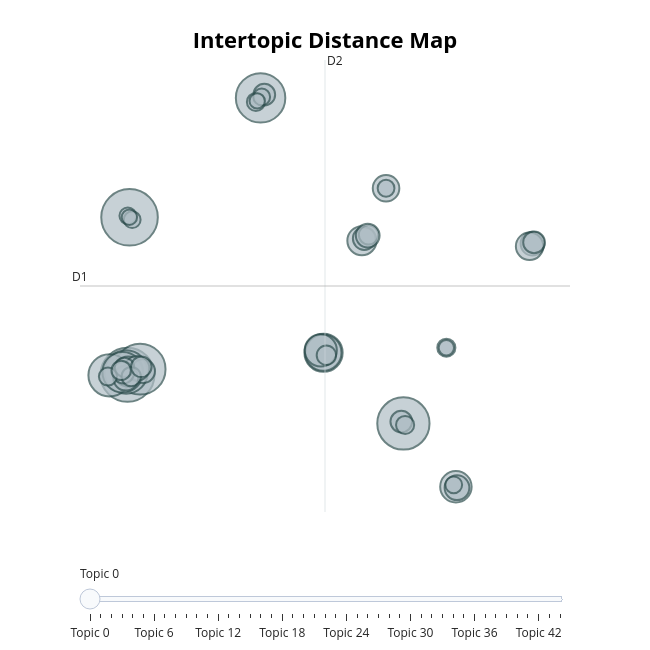

This figure's notebook cell:
### Code cell
topic_model.visualize_topics()

### Figure 1 — Plotly figure (JSON) as saved in the notebook; plotly's stock layout.template omitted (floating-point values rounded to 4 significant figures; data arrays with more than 128 entries replaced by an {"elided": "..."} marker saying what was removed)
{"data": [{"customdata": {"elided": "45x3 mixed values"}, "hovertemplate": "<b>Topic %{customdata[0]}</b><br>%{customdata[1]}<br>Size: %{customdata[2]}", "legendgroup": "", "marker": {"color": "#B0BEC5", "line": {"color": "DarkSlateGrey", "width": 2}, "size": [62, 68, 55, 58, 52, 40, 38, 35, 31, 28, 22, 21, 15, 18, 19, 12, 16, 12, 13, 10, 11, 10, 13, 13, 10, 8, 10, 8, 8, 6, 12, 8, 7, 7, 6, 5, 8, 9, 6, 6, 6, 7, 7, 5, 5], "sizemode": "area", "sizeref": 0.0425, "symbol": "circle"}, "mode": "markers", "name": "", "orientation": "v", "showlegend": false, "type": "scatter", "x": [-12.4, -12.24, -11.46, 8.113, -2.502, -12.49, -13.73, -12.75, 2.177, 2.163, 1.971, 12.02, 6.823, 5.029, -12.35, 17.71, 17.49, -11.23, 12.1, -2.227, 5.204, 17.82, -11.69, -12.52, -12.7, 5.522, 7.957, -12.62, -12.12, 6.823, 5.461, 2.389, -13.85, -2.847, -2.42, -2.756, -12.86, -11.37, 11.85, -12.37, -12.04, 8.24, 11.31, 11.3, -12.25], "xaxis": "x", "y": [-4.153, 9.13, -3.681, -8.264, 19.21, -3.925, -4.203, -3.942, -2.299, -2.287, -2.093, -13.6, 11.59, 7.159, -3.886, 6.903, 6.685, -3.848, -13.68, 19.48, 7.335, 7.016, -3.608, -4.444, -3.968, 7.652, -8.108, -3.53, -4.316, 11.58, 7.591, -2.509, -4.305, 18.87, 19.29, 18.96, -3.785, -3.484, -13.44, 9.256, 8.932, -8.391, -1.874, -1.878, 9.139], "yaxis": "y"}], "layout": {"annotations": [{"showarrow": false, "text": "D1", "x": -15.92, "y": 3.336, "yshift": 10}, {"showarrow": false, "text": "D2", "x": 2.286, "xshift": 10, "y": 22.41}], "height": 650, "hoverlabel": {"bgcolor": "white", "font": {"family": "Rockwell", "size": 16}}, "legend": {"itemsizing": "constant", "tracegroupgap": 0}, "margin": {"t": 60}, "shapes": [{"line": {"color": "#CFD8DC", "width": 2}, "type": "line", "x0": 2.286, "x1": 2.286, "y0": -15.74, "y1": 22.41}, {"line": {"color": "#9E9E9E", "width": 2}, "type": "line", "x0": -15.92, "x1": 20.5, "y0": 3.336, "y1": 3.336}], "sliders": [{"active": 0, "pad": {"t": 50}, "steps": [{"args": [{"marker.color": [["red", "#B0BEC5", "#B0BEC5", "#B0BEC5", "#B0BEC5", "#B0BEC5", "#B0BEC5", "#B0BEC5", "#B0BEC5", "#B0BEC5", "#B0BEC5", "#B0BEC5", "#B0BEC5", "#B0BEC5", "#B0BEC5", "#B0BEC5", "#B0BEC5", "#B0BEC5", "#B0BEC5", "#B0BEC5", "#B0BEC5", "#B0BEC5", "#B0BEC5", "#B0BEC5", "#B0BEC5", "#B0BEC5", "#B0BEC5", "#B0BEC5", "#B0BEC5", "#B0BEC5", "#B0BEC5", "#B0BEC5", "#B0BEC5", "#B0BEC5", "#B0BEC5", "#B0BEC5", "#B0BEC5", "#B0BEC5", "#B0BEC5", "#B0BEC5", "#B0BEC5", "#B0BEC5", "#B0BEC5", "#B0BEC5", "#B0BEC5"]]}], "label": "Topic 0", "method": "update"}, {"args": [{"marker.color": [["#B0BEC5", "red", "#B0BEC5", "#B0BEC5", "#B0BEC5", "#B0BEC5", "#B0BEC5", "#B0BEC5", "#B0BEC5", "#B0BEC5", "#B0BEC5", "#B0BEC5", "#B0BEC5", "#B0BEC5", "#B0BEC5", "#B0BEC5", "#B0BEC5", "#B0BEC5", "#B0BEC5", "#B0BEC5", "#B0BEC5", "#B0BEC5", "#B0BEC5", "#B0BEC5", "#B0BEC5", "#B0BEC5", "#B0BEC5", "#B0BEC5", "#B0BEC5", "#B0BEC5", "#B0BEC5", "#B0BEC5", "#B0BEC5", "#B0BEC5", "#B0BEC5", "#B0BEC5", "#B0BEC5", "#B0BEC5", "#B0BEC5", "#B0BEC5", "#B0BEC5", "#B0BEC5", "#B0BEC5", "#B0BEC5", "#B0BEC5"]]}], "label": "Topic 1", "method": "update"}, {"args": [{"marker.color": [["#B0BEC5", "#B0BEC5", "red", "#B0BEC5", "#B0BEC5", "#B0BEC5", "#B0BEC5", "#B0BEC5", "#B0BEC5", "#B0BEC5", "#B0BEC5", "#B0BEC5", "#B0BEC5", "#B0BEC5", "#B0BEC5", "#B0BEC5", "#B0BEC5", "#B0BEC5", "#B0BEC5", "#B0BEC5", "#B0BEC5", "#B0BEC5", "#B0BEC5", "#B0BEC5", "#B0BEC5", "#B0BEC5", "#B0BEC5", "#B0BEC5", "#B0BEC5", "#B0BEC5", "#B0BEC5", "#B0BEC5", "#B0BEC5", "#B0BEC5", "#B0BEC5", "#B0BEC5", "#B0BEC5", "#B0BEC5", "#B0BEC5", "#B0BEC5", "#B0BEC5", "#B0BEC5", "#B0BEC5", "#B0BEC5", "#B0BEC5"]]}], "label": "Topic 2", "method": "update"}, {"args": [{"marker.color": [["#B0BEC5", "#B0BEC5", "#B0BEC5", "red", "#B0BEC5", "#B0BEC5", "#B0BEC5", "#B0BEC5", "#B0BEC5", "#B0BEC5", "#B0BEC5", "#B0BEC5", "#B0BEC5", "#B0BEC5", "#B0BEC5", "#B0BEC5", "#B0BEC5", "#B0BEC5", "#B0BEC5", "#B0BEC5", "#B0BEC5", "#B0BEC5", "#B0BEC5", "#B0BEC5", "#B0BEC5", "#B0BEC5", "#B0BEC5", "#B0BEC5", "#B0BEC5", "#B0BEC5", "#B0BEC5", "#B0BEC5", "#B0BEC5", "#B0BEC5", "#B0BEC5", "#B0BEC5", "#B0BEC5", "#B0BEC5", "#B0BEC5", "#B0BEC5", "#B0BEC5", "#B0BEC5", "#B0BEC5", "#B0BEC5", "#B0BEC5"]]}], "label": "Topic 3", "method": "update"}, {"args": [{"marker.color": [["#B0BEC5", "#B0BEC5", "#B0BEC5", "#B0BEC5", "red", "#B0BEC5", "#B0BEC5", "#B0BEC5", "#B0BEC5", "#B0BEC5", "#B0BEC5", "#B0BEC5", "#B0BEC5", "#B0BEC5", "#B0BEC5", "#B0BEC5", "#B0BEC5", "#B0BEC5", "#B0BEC5", "#B0BEC5", "#B0BEC5", "#B0BEC5", "#B0BEC5", "#B0BEC5", "#B0BEC5", "#B0BEC5", "#B0BEC5", "#B0BEC5", "#B0BEC5", "#B0BEC5", "#B0BEC5", "#B0BEC5", "#B0BEC5", "#B0BEC5", "#B0BEC5", "#B0BEC5", "#B0BEC5", "#B0BEC5", "#B0BEC5", "#B0BEC5", "#B0BEC5", "#B0BEC5", "#B0BEC5", "#B0BEC5", "#B0BEC5"]]}], "label": "Topic 4", "method": "update"}, {"args": [{"marker.color": [["#B0BEC5", "#B0BEC5", "#B0BEC5", "#B0BEC5", "#B0BEC5", "red", "#B0BEC5", "#B0BEC5", "#B0BEC5", "#B0BEC5", "#B0BEC5", "#B0BEC5", "#B0BEC5", "#B0BEC5", "#B0BEC5", "#B0BEC5", "#B0BEC5", "#B0BEC5", "#B0BEC5", "#B0BEC5", "#B0BEC5", "#B0BEC5", "#B0BEC5", "#B0BEC5", "#B0BEC5", "#B0BEC5", "#B0BEC5", "#B0BEC5", "#B0BEC5", "#B0BEC5", "#B0BEC5", "#B0BEC5", "#B0BEC5", "#B0BEC5", "#B0BEC5", "#B0BEC5", "#B0BEC5", "#B0BEC5", "#B0BEC5", "#B0BEC5", "#B0BEC5", "#B0BEC5", "#B0BEC5", "#B0BEC5", "#B0BEC5"]]}], "label": "Topic 5", "method": "update"}, {"args": [{"marker.color": [["#B0BEC5", "#B0BEC5", "#B0BEC5", "#B0BEC5", "#B0BEC5", "#B0BEC5", "red", "#B0BEC5", "#B0BEC5", "#B0BEC5", "#B0BEC5", "#B0BEC5", "#B0BEC5", "#B0BEC5", "#B0BEC5", "#B0BEC5", "#B0BEC5", "#B0BEC5", "#B0BEC5", "#B0BEC5", "#B0BEC5", "#B0BEC5", "#B0BEC5", "#B0BEC5", "#B0BEC5", "#B0BEC5", "#B0BEC5", "#B0BEC5", "#B0BEC5", "#B0BEC5", "#B0BEC5", "#B0BEC5", "#B0BEC5", "#B0BEC5", "#B0BEC5", "#B0BEC5", "#B0BEC5", "#B0BEC5", "#B0BEC5", "#B0BEC5", "#B0BEC5", "#B0BEC5", "#B0BEC5", "#B0BEC5", "#B0BEC5"]]}], "label": "Topic 6", "method": "update"}, {"args": [{"marker.color": [["#B0BEC5", "#B0BEC5", "#B0BEC5", "#B0BEC5", "#B0BEC5", "#B0BEC5", "#B0BEC5", "red", "#B0BEC5", "#B0BEC5", "#B0BEC5", "#B0BEC5", "#B0BEC5", "#B0BEC5", "#B0BEC5", "#B0BEC5", "#B0BEC5", "#B0BEC5", "#B0BEC5", "#B0BEC5", "#B0BEC5", "#B0BEC5", "#B0BEC5", "#B0BEC5", "#B0BEC5", "#B0BEC5", "#B0BEC5", "#B0BEC5", "#B0BEC5", "#B0BEC5", "#B0BEC5", "#B0BEC5", "#B0BEC5", "#B0BEC5", "#B0BEC5", "#B0BEC5", "#B0BEC5", "#B0BEC5", "#B0BEC5", "#B0BEC5", "#B0BEC5", "#B0BEC5", "#B0BEC5", "#B0BEC5", "#B0BEC5"]]}], "label": "Topic 7", "method": "update"}, {"args": [{"marker.color": [["#B0BEC5", "#B0BEC5", "#B0BEC5", "#B0BEC5", "#B0BEC5", "#B0BEC5", "#B0BEC5", "#B0BEC5", "red", "#B0BEC5", "#B0BEC5", "#B0BEC5", "#B0BEC5", "#B0BEC5", "#B0BEC5", "#B0BEC5", "#B0BEC5", "#B0BEC5", "#B0BEC5", "#B0BEC5", "#B0BEC5", "#B0BEC5", "#B0BEC5", "#B0BEC5", "#B0BEC5", "#B0BEC5", "#B0BEC5", "#B0BEC5", "#B0BEC5", "#B0BEC5", "#B0BEC5", "#B0BEC5", "#B0BEC5", "#B0BEC5", "#B0BEC5", "#B0BEC5", "#B0BEC5", "#B0BEC5", "#B0BEC5", "#B0BEC5", "#B0BEC5", "#B0BEC5", "#B0BEC5", "#B0BEC5", "#B0BEC5"]]}], "label": "Topic 8", "method": "update"}, {"args": [{"marker.color": [["#B0BEC5", "#B0BEC5", "#B0BEC5", "#B0BEC5", "#B0BEC5", "#B0BEC5", "#B0BEC5", "#B0BEC5", "#B0BEC5", "red", "#B0BEC5", "#B0BEC5", "#B0BEC5", "#B0BEC5", "#B0BEC5", "#B0BEC5", "#B0BEC5", "#B0BEC5", "#B0BEC5", "#B0BEC5", "#B0BEC5", "#B0BEC5", "#B0BEC5", "#B0BEC5", "#B0BEC5", "#B0BEC5", "#B0BEC5", "#B0BEC5", "#B0BEC5", "#B0BEC5", "#B0BEC5", "#B0BEC5", "#B0BEC5", "#B0BEC5", "#B0BEC5", "#B0BEC5", "#B0BEC5", "#B0BEC5", "#B0BEC5", "#B0BEC5", "#B0BEC5", "#B0BEC5", "#B0BEC5", "#B0BEC5", "#B0BEC5"]]}], "label": "Topic 9", "method": "update"}, {"args": [{"marker.color": [["#B0BEC5", "#B0BEC5", "#B0BEC5", "#B0BEC5", "#B0BEC5", "#B0BEC5", "#B0BEC5", "#B0BEC5", "#B0BEC5", "#B0BEC5", "red", "#B0BEC5", "#B0BEC5", "#B0BEC5", "#B0BEC5", "#B0BEC5", "#B0BEC5", "#B0BEC5", "#B0BEC5", "#B0BEC5", "#B0BEC5", "#B0BEC5", "#B0BEC5", "#B0BEC5", "#B0BEC5", "#B0BEC5", "#B0BEC5", "#B0BEC5", "#B0BEC5", "#B0BEC5", "#B0BEC5", "#B0BEC5", "#B0BEC5", "#B0BEC5", "#B0BEC5", "#B0BEC5", "#B0BEC5", "#B0BEC5", "#B0BEC5", "#B0BEC5", "#B0BEC5", "#B0BEC5", "#B0BEC5", "#B0BEC5", "#B0BEC5"]]}], "label": "Topic 10", "method": "update"}, {"args": [{"marker.color": [["#B0BEC5", "#B0BEC5", "#B0BEC5", "#B0BEC5", "#B0BEC5", "#B0BEC5", "#B0BEC5", "#B0BEC5", "#B0BEC5", "#B0BEC5", "#B0BEC5", "red", "#B0BEC5", "#B0BEC5", "#B0BEC5", "#B0BEC5", "#B0BEC5", "#B0BEC5", "#B0BEC5", "#B0BEC5", "#B0BEC5", "#B0BEC5", "#B0BEC5", "#B0BEC5", "#B0BEC5", "#B0BEC5", "#B0BEC5", "#B0BEC5", "#B0BEC5", "#B0BEC5", "#B0BEC5", "#B0BEC5", "#B0BEC5", "#B0BEC5", "#B0BEC5", "#B0BEC5", "#B0BEC5", "#B0BEC5", "#B0BEC5", "#B0BEC5", "#B0BEC5", "#B0BEC5", "#B0BEC5", "#B0BEC5", "#B0BEC5"]]}], "label": "Topic 11", "method": "update"}, {"args": [{"marker.color": [["#B0BEC5", "#B0BEC5", "#B0BEC5", "#B0BEC5", "#B0BEC5", "#B0BEC5", "#B0BEC5", "#B0BEC5", "#B0BEC5", "#B0BEC5", "#B0BEC5", "#B0BEC5", "red", "#B0BEC5", "#B0BEC5", "#B0BEC5", "#B0BEC5", "#B0BEC5", "#B0BEC5", "#B0BEC5", "#B0BEC5", "#B0BEC5", "#B0BEC5", "#B0BEC5", "#B0BEC5", "#B0BEC5", "#B0BEC5", "#B0BEC5", "#B0BEC5", "#B0BEC5", "#B0BEC5", "#B0BEC5", "#B0BEC5", "#B0BEC5", "#B0BEC5", "#B0BEC5", "#B0BEC5", "#B0BEC5", "#B0BEC5", "#B0BEC5", "#B0BEC5", "#B0BEC5", "#B0BEC5", "#B0BEC5", "#B0BEC5"]]}], "label": "Topic 12", "method": "update"}, {"args": [{"marker.color": [["#B0BEC5", "#B0BEC5", "#B0BEC5", "#B0BEC5", "#B0BEC5", "#B0BEC5", "#B0BEC5", "#B0BEC5", "#B0BEC5", "#B0BEC5", "#B0BEC5", "#B0BEC5", "#B0BEC5", "red", "#B0BEC5", "#B0BEC5", "#B0BEC5", "#B0BEC5", "#B0BEC5", "#B0BEC5", "#B0BEC5", "#B0BEC5", "#B0BEC5", "#B0BEC5", "#B0BEC5", "#B0BEC5", "#B0BEC5", "#B0BEC5", "#B0BEC5", "#B0BEC5", "#B0BEC5", "#B0BEC5", "#B0BEC5", "#B0BEC5", "#B0BEC5", "#B0BEC5", "#B0BEC5", "#B0BEC5", "#B0BEC5", "#B0BEC5", "#B0BEC5", "#B0BEC5", "#B0BEC5", "#B0BEC5", "#B0BEC5"]]}], "label": "Topic 13", "method": "update"}, {"args": [{"marker.color": [["#B0BEC5", "#B0BEC5", "#B0BEC5", "#B0BEC5", "#B0BEC5", "#B0BEC5", "#B0BEC5", "#B0BEC5", "#B0BEC5", "#B0BEC5", "#B0BEC5", "#B0BEC5", "#B0BEC5", "#B0BEC5", "red", "#B0BEC5", "#B0BEC5", "#B0BEC5", "#B0BEC5", "#B0BEC5", "#B0BEC5", "#B0BEC5", "#B0BEC5", "#B0BEC5", "#B0BEC5", "#B0BEC5", "#B0BEC5", "#B0BEC5", "#B0BEC5", "#B0BEC5", "#B0BEC5", "#B0BEC5", "#B0BEC5", "#B0BEC5", "#B0BEC5", "#B0BEC5", "#B0BEC5", "#B0BEC5", "#B0BEC5", "#B0BEC5", "#B0BEC5", "#B0BEC5", "#B0BEC5", "#B0BEC5", "#B0BEC5"]]}], "label": "Topic 14", "method": "update"}, {"args": [{"marker.color": [["#B0BEC5", "#B0BEC5", "#B0BEC5", "#B0BEC5", "#B0BEC5", "#B0BEC5", "#B0BEC5", "#B0BEC5", "#B0BEC5", "#B0BEC5", "#B0BEC5", "#B0BEC5", "#B0BEC5", "#B0BEC5", "#B0BEC5", "red", "#B0BEC5", "#B0BEC5", "#B0BEC5", "#B0BEC5", "#B0BEC5", "#B0BEC5", "#B0BEC5", "#B0BEC5", "#B0BEC5", "#B0BEC5", "#B0BEC5", "#B0BEC5", "#B0BEC5", "#B0BEC5", "#B0BEC5", "#B0BEC5", "#B0BEC5", "#B0BEC5", "#B0BEC5", "#B0BEC5", "#B0BEC5", "#B0BEC5", "#B0BEC5", "#B0BEC5", "#B0BEC5", "#B0BEC5", "#B0BEC5", "#B0BEC5", "#B0BEC5"]]}], "label": "Topic 15", "method": "update"}, {"args": [{"marker.color": [["#B0BEC5", "#B0BEC5", "#B0BEC5", "#B0BEC5", "#B0BEC5", "#B0BEC5", "#B0BEC5", "#B0BEC5", "#B0BEC5", "#B0BEC5", "#B0BEC5", "#B0BEC5", "#B0BEC5", "#B0BEC5", "#B0BEC5", "#B0BEC5", "red", "#B0BEC5", "#B0BEC5", "#B0BEC5", "#B0BEC5", "#B0BEC5", "#B0BEC5", "#B0BEC5", "#B0BEC5", "#B0BEC5", "#B0BEC5", "#B0BEC5", "#B0BEC5", "#B0BEC5", "#B0BEC5", "#B0BEC5", "#B0BEC5", "#B0BEC5", "#B0BEC5", "#B0BEC5", "#B0BEC5", "#B0BEC5", "#B0BEC5", "#B0BEC5", "#B0BEC5", "#B0BEC5", "#B0BEC5", "#B0BEC5", "#B0BEC5"]]}], "label": "Topic 16", "method": "update"}, {"args": [{"marker.color": [["#B0BEC5", "#B0BEC5", "#B0BEC5", "#B0BEC5", "#B0BEC5", "#B0BEC5", "#B0BEC5", "#B0BEC5", "#B0BEC5", "#B0BEC5", "#B0BEC5", "#B0BEC5", "#B0BEC5", "#B0BEC5", "#B0BEC5", "#B0BEC5", "#B0BEC5", "red", "#B0BEC5", "#B0BEC5", "#B0BEC5", "#B0BEC5", "#B0BEC5", "#B0BEC5", "#B0BEC5", "#B0BEC5", "#B0BEC5", "#B0BEC5", "#B0BEC5", "#B0BEC5", "#B0BEC5", "#B0BEC5", "#B0BEC5", "#B0BEC5", "#B0BEC5", "#B0BEC5", "#B0BEC5", "#B0BEC5", "#B0BEC5", "#B0BEC5", "#B0BEC5", "#B0BEC5", "#B0BEC5", "#B0BEC5", "#B0BEC5"]]}], "label": "Topic 17", "method": "update"}, {"args": [{"marker.color": [["#B0BEC5", "#B0BEC5", "#B0BEC5", "#B0BEC5", "#B0BEC5", "#B0BEC5", "#B0BEC5", "#B0BEC5", "#B0BEC5", "#B0BEC5", "#B0BEC5", "#B0BEC5", "#B0BEC5", "#B0BEC5", "#B0BEC5", "#B0BEC5", "#B0BEC5", "#B0BEC5", "red", "#B0BEC5", "#B0BEC5", "#B0BEC5", "#B0BEC5", "#B0BEC5", "#B0BEC5", "#B0BEC5", "#B0BEC5", "#B0BEC5", "#B0BEC5", "#B0BEC5", "#B0BEC5", "#B0BEC5", "#B0BEC5", "#B0BEC5", "#B0BEC5", "#B0BEC5", "#B0BEC5", "#B0BEC5", "#B0BEC5", "#B0BEC5", "#B0BEC5", "#B0BEC5", "#B0BEC5", "#B0BEC5", "#B0BEC5"]]}], "label": "Topic 18", "method": "update"}, {"args": [{"marker.color": [["#B0BEC5", "#B0BEC5", "#B0BEC5", "#B0BEC5", "#B0BEC5", "#B0BEC5", "#B0BEC5", "#B0BEC5", "#B0BEC5", "#B0BEC5", "#B0BEC5", "#B0BEC5", "#B0BEC5", "#B0BEC5", "#B0BEC5", "#B0BEC5", "#B0BEC5", "#B0BEC5", "#B0BEC5", "red", "#B0BEC5", "#B0BEC5", "#B0BEC5", "#B0BEC5", "#B0BEC5", "#B0BEC5", "#B0BEC5", "#B0BEC5", "#B0BEC5", "#B0BEC5", "#B0BEC5", "#B0BEC5", "#B0BEC5", "#B0BEC5", "#B0BEC5", "#B0BEC5", "#B0BEC5", "#B0BEC5", "#B0BEC5", "#B0BEC5", "#B0BEC5", "#B0BEC5", "#B0BEC5", "#B0BEC5", "#B0BEC5"]]}], "label": "Topic 19", "method": "update"}, {"args": [{"marker.color": [["#B0BEC5", "#B0BEC5", "#B0BEC5", "#B0BEC5", "#B0BEC5", "#B0BEC5", "#B0BEC5", "#B0BEC5", "#B0BEC5", "#B0BEC5", "#B0BEC5", "#B0BEC5", "#B0BEC5", "#B0BEC5", "#B0BEC5", "#B0BEC5", "#B0BEC5", "#B0BEC5", "#B0BEC5", "#B0BEC5", "red", "#B0BEC5", "#B0BEC5", "#B0BEC5", "#B0BEC5", "#B0BEC5", "#B0BEC5", "#B0BEC5", "#B0BEC5", "#B0BEC5", "#B0BEC5", "#B0BEC5", "#B0BEC5", "#B0BEC5", "#B0BEC5", "#B0BEC5", "#B0BEC5", "#B0BEC5", "#B0BEC5", "#B0BEC5", "#B0BEC5", "#B0BEC5", "#B0BEC5", "#B0BEC5", "#B0BEC5"]]}], "label": "Topic 20", "method": "update"}, {"args": [{"marker.color": [["#B0BEC5", "#B0BEC5", "#B0BEC5", "#B0BEC5", "#B0BEC5", "#B0BEC5", "#B0BEC5", "#B0BEC5", "#B0BEC5", "#B0BEC5", "#B0BEC5", "#B0BEC5", "#B0BEC5", "#B0BEC5", "#B0BEC5", "#B0BEC5", "#B0BEC5", "#B0BEC5", "#B0BEC5", "#B0BEC5", "#B0BEC5", "red", "#B0BEC5", "#B0BEC5", "#B0BEC5", "#B0BEC5", "#B0BEC5", "#B0BEC5", "#B0BEC5", "#B0BEC5", "#B0BEC5", "#B0BEC5", "#B0BEC5", "#B0BEC5", "#B0BEC5", "#B0BEC5", "#B0BEC5", "#B0BEC5", "#B0BEC5", "#B0BEC5", "#B0BEC5", "#B0BEC5", "#B0BEC5", "#B0BEC5", "#B0BEC5"]]}], "label": "Topic 21", "method": "update"}, {"args": [{"marker.color": [["#B0BEC5", "#B0BEC5", "#B0BEC5", "#B0BEC5", "#B0BEC5", "#B0BEC5", "#B0BEC5", "#B0BEC5", "#B0BEC5", "#B0BEC5", "#B0BEC5", "#B0BEC5", "#B0BEC5", "#B0BEC5", "#B0BEC5", "#B0BEC5", "#B0BEC5", "#B0BEC5", "#B0BEC5", "#B0BEC5", "#B0BEC5", "#B0BEC5", "red", "#B0BEC5", "#B0BEC5", "#B0BEC5", "#B0BEC5", "#B0BEC5", "#B0BEC5", "#B0BEC5", "#B0BEC5", "#B0BEC5", "#B0BEC5", "#B0BEC5", "#B0BEC5", "#B0BEC5", "#B0BEC5", "#B0BEC5", "#B0BEC5", "#B0BEC5", "#B0BEC5", "#B0BEC5", "#B0BEC5", "#B0BEC5", "#B0BEC5"]]}], "label": "Topic 22", "method": "update"}, {"args": [{"marker.color": [["#B0BEC5", "#B0BEC5", "#B0BEC5", "#B0BEC5", "#B0BEC5", "#B0BEC5", "#B0BEC5", "#B0BEC5", "#B0BEC5", "#B0BEC5", "#B0BEC5", "#B0BEC5", "#B0BEC5", "#B0BEC5", "#B0BEC5", "#B0BEC5", "#B0BEC5", "#B0BEC5", "#B0BEC5", "#B0BEC5", "#B0BEC5", "#B0BEC5", "#B0BEC5", "red", "#B0BEC5", "#B0BEC5", "#B0BEC5", "#B0BEC5", "#B0BEC5", "#B0BEC5", "#B0BEC5", "#B0BEC5", "#B0BEC5", "#B0BEC5", "#B0BEC5", "#B0BEC5", "#B0BEC5", "#B0BEC5", "#B0BEC5", "#B0BEC5", "#B0BEC5", "#B0BEC5", "#B0BEC5", "#B0BEC5", "#B0BEC5"]]}], "label": "Topic 23", "method": "update"}, {"args": [{"marker.color": [["#B0BEC5", "#B0BEC5", "#B0BEC5", "#B0BEC5", "#B0BEC5", "#B0BEC5", "#B0BEC5", "#B0BEC5", "#B0BEC5", "#B0BEC5", "#B0BEC5", "#B0BEC5", "#B0BEC5", "#B0BEC5", "#B0BEC5", "#B0BEC5", "#B0BEC5", "#B0BEC5", "#B0BEC5", "#B0BEC5", "#B0BEC5", "#B0BEC5", "#B0BEC5", "#B0BEC5", "red", "#B0BEC5", "#B0BEC5", "#B0BEC5", "#B0BEC5", "#B0BEC5", "#B0BEC5", "#B0BEC5", "#B0BEC5", "#B0BEC5", "#B0BEC5", "#B0BEC5", "#B0BEC5", "#B0BEC5", "#B0BEC5", "#B0BEC5", "#B0BEC5", "#B0BEC5", "#B0BEC5", "#B0BEC5", "#B0BEC5"]]}], "label": "Topic 24", "method": "update"}, {"args": [{"marker.color": [["#B0BEC5", "#B0BEC5", "#B0BEC5", "#B0BEC5", "#B0BEC5", "#B0BEC5", "#B0BEC5", "#B0BEC5", "#B0BEC5", "#B0BEC5", "#B0BEC5", "#B0BEC5", "#B0BEC5", "#B0BEC5", "#B0BEC5", "#B0BEC5", "#B0BEC5", "#B0BEC5", "#B0BEC5", "#B0BEC5", "#B0BEC5", "#B0BEC5", "#B0BEC5", "#B0BEC5", "#B0BEC5", "red", "#B0BEC5", "#B0BEC5", "#B0BEC5", "#B0BEC5", "#B0BEC5", "#B0BEC5", "#B0BEC5", "#B0BEC5", "#B0BEC5", "#B0BEC5", "#B0BEC5", "#B0BEC5", "#B0BEC5", "#B0BEC5", "#B0BEC5", "#B0BEC5", "#B0BEC5", "#B0BEC5", "#B0BEC5"]]}], "label": "Topic 25", "method": "update"}, {"args": [{"marker.color": [["#B0BEC5", "#B0BEC5", "#B0BEC5", "#B0BEC5", "#B0BEC5", "#B0BEC5", "#B0BEC5", "#B0BEC5", "#B0BEC5", "#B0BEC5", "#B0BEC5", "#B0BEC5", "#B0BEC5", "#B0BEC5", "#B0BEC5", "#B0BEC5", "#B0BEC5", "#B0BEC5", "#B0BEC5", "#B0BEC5", "#B0BEC5", "#B0BEC5", "#B0BEC5", "#B0BEC5", "#B0BEC5", "#B0BEC5", "red", "#B0BEC5", "#B0BEC5", "#B0BEC5", "#B0BEC5", "#B0BEC5", "#B0BEC5", "#B0BEC5", "#B0BEC5", "#B0BEC5", "#B0BEC5", "#B0BEC5", "#B0BEC5", "#B0BEC5", "#B0BEC5", "#B0BEC5", "#B0BEC5", "#B0BEC5", "#B0BEC5"]]}], "label": "Topic 26", "method": "update"}, {"args": [{"marker.color": [["#B0BEC5", "#B0BEC5", "#B0BEC5", "#B0BEC5", "#B0BEC5", "#B0BEC5", "#B0BEC5", "#B0BEC5", "#B0BEC5", "#B0BEC5", "#B0BEC5", "#B0BEC5", "#B0BEC5", "#B0BEC5", "#B0BEC5", "#B0BEC5", "#B0BEC5", "#B0BEC5", "#B0BEC5", "#B0BEC5", "#B0BEC5", "#B0BEC5", "#B0BEC5", "#B0BEC5", "#B0BEC5", "#B0BEC5", "#B0BEC5", "red", "#B0BEC5", "#B0BEC5", "#B0BEC5", "#B0BEC5", "#B0BEC5", "#B0BEC5", "#B0BEC5", "#B0BEC5", "#B0BEC5", "#B0BEC5", "#B0BEC5", "#B0BEC5", "#B0BEC5", "#B0BEC5", "#B0BEC5", "#B0BEC5", "#B0BEC5"]]}], "label": "Topic 27", "method": "update"}, {"args": [{"marker.color": [["#B0BEC5", "#B0BEC5", "#B0BEC5", "#B0BEC5", "#B0BEC5", "#B0BEC5", "#B0BEC5", "#B0BEC5", "#B0BEC5", "#B0BEC5", "#B0BEC5", "#B0BEC5", "#B0BEC5", "#B0BEC5", "#B0BEC5", "#B0BEC5", "#B0BEC5", "#B0BEC5", "#B0BEC5", "#B0BEC5", "#B0BEC5", "#B0BEC5", "#B0BEC5", "#B0BEC5", "#B0BEC5", "#B0BEC5", "#B0BEC5", "#B0BEC5", "red", "#B0BEC5", "#B0BEC5", "#B0BEC5", "#B0BEC5", "#B0BEC5", "#B0BEC5", "#B0BEC5", "#B0BEC5", "#B0BEC5", "#B0BEC5", "#B0BEC5", "#B0BEC5", "#B0BEC5", "#B0BEC5", "#B0BEC5", "#B0BEC5"]]}], "label": "Topic 28", "method": "update"}, {"args": [{"marker.color": [["#B0BEC5", "#B0BEC5", "#B0BEC5", "#B0BEC5", "#B0BEC5", "#B0BEC5", "#B0BEC5", "#B0BEC5", "#B0BEC5", "#B0BEC5", "#B0BEC5", "#B0BEC5", "#B0BEC5", "#B0BEC5", "#B0BEC5", "#B0BEC5", "#B0BEC5", "#B0BEC5", "#B0BEC5", "#B0BEC5", "#B0BEC5", "#B0BEC5", "#B0BEC5", "#B0BEC5", "#B0BEC5", "#B0BEC5", "#B0BEC5", "#B0BEC5", "#B0BEC5", "red", "#B0BEC5", "#B0BEC5", "#B0BEC5", "#B0BEC5", "#B0BEC5", "#B0BEC5", "#B0BEC5", "#B0BEC5", "#B0BEC5", "#B0BEC5", "#B0BEC5", "#B0BEC5", "#B0BEC5", "#B0BEC5", "#B0BEC5"]]}], "label": "Topic 29", "method": "update"}, {"args": [{"marker.color": [["#B0BEC5", "#B0BEC5", "#B0BEC5", "#B0BEC5", "#B0BEC5", "#B0BEC5", "#B0BEC5", "#B0BEC5", "#B0BEC5", "#B0BEC5", "#B0BEC5", "#B0BEC5", "#B0BEC5", "#B0BEC5", "#B0BEC5", "#B0BEC5", "#B0BEC5", "#B0BEC5", "#B0BEC5", "#B0BEC5", "#B0BEC5", "#B0BEC5", "#B0BEC5", "#B0BEC5", "#B0BEC5", "#B0BEC5", "#B0BEC5", "#B0BEC5", "#B0BEC5", "#B0BEC5", "red", "#B0BEC5", "#B0BEC5", "#B0BEC5", "#B0BEC5", "#B0BEC5", "#B0BEC5", "#B0BEC5", "#B0BEC5", "#B0BEC5", "#B0BEC5", "#B0BEC5", "#B0BEC5", "#B0BEC5", "#B0BEC5"]]}], "label": "Topic 30", "method": "update"}, {"args": [{"marker.color": [["#B0BEC5", "#B0BEC5", "#B0BEC5", "#B0BEC5", "#B0BEC5", "#B0BEC5", "#B0BEC5", "#B0BEC5", "#B0BEC5", "#B0BEC5", "#B0BEC5", "#B0BEC5", "#B0BEC5", "#B0BEC5", "#B0BEC5", "#B0BEC5", "#B0BEC5", "#B0BEC5", "#B0BEC5", "#B0BEC5", "#B0BEC5", "#B0BEC5", "#B0BEC5", "#B0BEC5", "#B0BEC5", "#B0BEC5", "#B0BEC5", "#B0BEC5", "#B0BEC5", "#B0BEC5", "#B0BEC5", "red", "#B0BEC5", "#B0BEC5", "#B0BEC5", "#B0BEC5", "#B0BEC5", "#B0BEC5", "#B0BEC5", "#B0BEC5", "#B0BEC5", "#B0BEC5", "#B0BEC5", "#B0BEC5", "#B0BEC5"]]}], "label": "Topic 31", "method": "update"}, {"args": [{"marker.color": [["#B0BEC5", "#B0BEC5", "#B0BEC5", "#B0BEC5", "#B0BEC5", "#B0BEC5", "#B0BEC5", "#B0BEC5", "#B0BEC5", "#B0BEC5", "#B0BEC5", "#B0BEC5", "#B0BEC5", "#B0BEC5", "#B0BEC5", "#B0BEC5", "#B0BEC5", "#B0BEC5", "#B0BEC5", "#B0BEC5", "#B0BEC5", "#B0BEC5", "#B0BEC5", "#B0BEC5", "#B0BEC5", "#B0BEC5", "#B0BEC5", "#B0BEC5", "#B0BEC5", "#B0BEC5", "#B0BEC5", "#B0BEC5", "red", "#B0BEC5", "#B0BEC5", "#B0BEC5", "#B0BEC5", "#B0BEC5", "#B0BEC5", "#B0BEC5", "#B0BEC5", "#B0BEC5", "#B0BEC5", "#B0BEC5", "#B0BEC5"]]}], "label": "Topic 32", "method": "update"}, {"args": [{"marker.color": [["#B0BEC5", "#B0BEC5", "#B0BEC5", "#B0BEC5", "#B0BEC5", "#B0BEC5", "#B0BEC5", "#B0BEC5", "#B0BEC5", "#B0BEC5", "#B0BEC5", "#B0BEC5", "#B0BEC5", "#B0BEC5", "#B0BEC5", "#B0BEC5", "#B0BEC5", "#B0BEC5", "#B0BEC5", "#B0BEC5", "#B0BEC5", "#B0BEC5", "#B0BEC5", "#B0BEC5", "#B0BEC5", "#B0BEC5", "#B0BEC5", "#B0BEC5", "#B0BEC5", "#B0BEC5", "#B0BEC5", "#B0BEC5", "#B0BEC5", "red", "#B0BEC5", "#B0BEC5", "#B0BEC5", "#B0BEC5", "#B0BEC5", "#B0BEC5", "#B0BEC5", "#B0BEC5", "#B0BEC5", "#B0BEC5", "#B0BEC5"]]}], "label": "Topic 33", "method": "update"}, {"args": [{"marker.color": [["#B0BEC5", "#B0BEC5", "#B0BEC5", "#B0BEC5", "#B0BEC5", "#B0BEC5", "#B0BEC5", "#B0BEC5", "#B0BEC5", "#B0BEC5", "#B0BEC5", "#B0BEC5", "#B0BEC5", "#B0BEC5", "#B0BEC5", "#B0BEC5", "#B0BEC5", "#B0BEC5", "#B0BEC5", "#B0BEC5", "#B0BEC5", "#B0BEC5", "#B0BEC5", "#B0BEC5", "#B0BEC5", "#B0BEC5", "#B0BEC5", "#B0BEC5", "#B0BEC5", "#B0BEC5", "#B0BEC5", "#B0BEC5", "#B0BEC5", "#B0BEC5", "red", "#B0BEC5", "#B0BEC5", "#B0BEC5", "#B0BEC5", "#B0BEC5", "#B0BEC5", "#B0BEC5", "#B0BEC5", "#B0BEC5", "#B0BEC5"]]}], "label": "Topic 34", "method": "update"}, {"args": [{"marker.color": [["#B0BEC5", "#B0BEC5", "#B0BEC5", "#B0BEC5", "#B0BEC5", "#B0BEC5", "#B0BEC5", "#B0BEC5", "#B0BEC5", "#B0BEC5", "#B0BEC5", "#B0BEC5", "#B0BEC5", "#B0BEC5", "#B0BEC5", "#B0BEC5", "#B0BEC5", "#B0BEC5", "#B0BEC5", "#B0BEC5", "#B0BEC5", "#B0BEC5", "#B0BEC5", "#B0BEC5", "#B0BEC5", "#B0BEC5", "#B0BEC5", "#B0BEC5", "#B0BEC5", "#B0BEC5", "#B0BEC5", "#B0BEC5", "#B0BEC5", "#B0BEC5", "#B0BEC5", "red", "#B0BEC5", "#B0BEC5", "#B0BEC5", "#B0BEC5", "#B0BEC5", "#B0BEC5", "#B0BEC5", "#B0BEC5", "#B0BEC5"]]}], "label": "Topic 35", "method": "update"}, {"args": [{"marker.color": [["#B0BEC5", "#B0BEC5", "#B0BEC5", "#B0BEC5", "#B0BEC5", "#B0BEC5", "#B0BEC5", "#B0BEC5", "#B0BEC5", "#B0BEC5", "#B0BEC5", "#B0BEC5", "#B0BEC5", "#B0BEC5", "#B0BEC5", "#B0BEC5", "#B0BEC5", "#B0BEC5", "#B0BEC5", "#B0BEC5", "#B0BEC5", "#B0BEC5", "#B0BEC5", "#B0BEC5", "#B0BEC5", "#B0BEC5", "#B0BEC5", "#B0BEC5", "#B0BEC5", "#B0BEC5", "#B0BEC5", "#B0BEC5", "#B0BEC5", "#B0BEC5", "#B0BEC5", "#B0BEC5", "red", "#B0BEC5", "#B0BEC5", "#B0BEC5", "#B0BEC5", "#B0BEC5", "#B0BEC5", "#B0BEC5", "#B0BEC5"]]}], "label": "Topic 36", "method": "update"}, {"args": [{"marker.color": [["#B0BEC5", "#B0BEC5", "#B0BEC5", "#B0BEC5", "#B0BEC5", "#B0BEC5", "#B0BEC5", "#B0BEC5", "#B0BEC5", "#B0BEC5", "#B0BEC5", "#B0BEC5", "#B0BEC5", "#B0BEC5", "#B0BEC5", "#B0BEC5", "#B0BEC5", "#B0BEC5", "#B0BEC5", "#B0BEC5", "#B0BEC5", "#B0BEC5", "#B0BEC5", "#B0BEC5", "#B0BEC5", "#B0BEC5", "#B0BEC5", "#B0BEC5", "#B0BEC5", "#B0BEC5", "#B0BEC5", "#B0BEC5", "#B0BEC5", "#B0BEC5", "#B0BEC5", "#B0BEC5", "#B0BEC5", "red", "#B0BEC5", "#B0BEC5", "#B0BEC5", "#B0BEC5", "#B0BEC5", "#B0BEC5", "#B0BEC5"]]}], "label": "Topic 37", "method": "update"}, {"args": [{"marker.color": [["#B0BEC5", "#B0BEC5", "#B0BEC5", "#B0BEC5", "#B0BEC5", "#B0BEC5", "#B0BEC5", "#B0BEC5", "#B0BEC5", "#B0BEC5", "#B0BEC5", "#B0BEC5", "#B0BEC5", "#B0BEC5", "#B0BEC5", "#B0BEC5", "#B0BEC5", "#B0BEC5", "#B0BEC5", "#B0BEC5", "#B0BEC5", "#B0BEC5", "#B0BEC5", "#B0BEC5", "#B0BEC5", "#B0BEC5", "#B0BEC5", "#B0BEC5", "#B0BEC5", "#B0BEC5", "#B0BEC5", "#B0BEC5", "#B0BEC5", "#B0BEC5", "#B0BEC5", "#B0BEC5", "#B0BEC5", "#B0BEC5", "red", "#B0BEC5", "#B0BEC5", "#B0BEC5", "#B0BEC5", "#B0BEC5", "#B0BEC5"]]}], "label": "Topic 38", "method": "update"}, {"args": [{"marker.color": [["#B0BEC5", "#B0BEC5", "#B0BEC5", "#B0BEC5", "#B0BEC5", "#B0BEC5", "#B0BEC5", "#B0BEC5", "#B0BEC5", "#B0BEC5", "#B0BEC5", "#B0BEC5", "#B0BEC5", "#B0BEC5", "#B0BEC5", "#B0BEC5", "#B0BEC5", "#B0BEC5", "#B0BEC5", "#B0BEC5", "#B0BEC5", "#B0BEC5", "#B0BEC5", "#B0BEC5", "#B0BEC5", "#B0BEC5", "#B0BEC5", "#B0BEC5", "#B0BEC5", "#B0BEC5", "#B0BEC5", "#B0BEC5", "#B0BEC5", "#B0BEC5", "#B0BEC5", "#B0BEC5", "#B0BEC5", "#B0BEC5", "#B0BEC5", "red", "#B0BEC5", "#B0BEC5", "#B0BEC5", "#B0BEC5", "#B0BEC5"]]}], "label": "Topic 39", "method": "update"}, {"args": [{"marker.color": [["#B0BEC5", "#B0BEC5", "#B0BEC5", "#B0BEC5", "#B0BEC5", "#B0BEC5", "#B0BEC5", "#B0BEC5", "#B0BEC5", "#B0BEC5", "#B0BEC5", "#B0BEC5", "#B0BEC5", "#B0BEC5", "#B0BEC5", "#B0BEC5", "#B0BEC5", "#B0BEC5", "#B0BEC5", "#B0BEC5", "#B0BEC5", "#B0BEC5", "#B0BEC5", "#B0BEC5", "#B0BEC5", "#B0BEC5", "#B0BEC5", "#B0BEC5", "#B0BEC5", "#B0BEC5", "#B0BEC5", "#B0BEC5", "#B0BEC5", "#B0BEC5", "#B0BEC5", "#B0BEC5", "#B0BEC5", "#B0BEC5", "#B0BEC5", "#B0BEC5", "red", "#B0BEC5", "#B0BEC5", "#B0BEC5", "#B0BEC5"]]}], "label": "Topic 40", "method": "update"}, {"args": [{"marker.color": [["#B0BEC5", "#B0BEC5", "#B0BEC5", "#B0BEC5", "#B0BEC5", "#B0BEC5", "#B0BEC5", "#B0BEC5", "#B0BEC5", "#B0BEC5", "#B0BEC5", "#B0BEC5", "#B0BEC5", "#B0BEC5", "#B0BEC5", "#B0BEC5", "#B0BEC5", "#B0BEC5", "#B0BEC5", "#B0BEC5", "#B0BEC5", "#B0BEC5", "#B0BEC5", "#B0BEC5", "#B0BEC5", "#B0BEC5", "#B0BEC5", "#B0BEC5", "#B0BEC5", "#B0BEC5", "#B0BEC5", "#B0BEC5", "#B0BEC5", "#B0BEC5", "#B0BEC5", "#B0BEC5", "#B0BEC5", "#B0BEC5", "#B0BEC5", "#B0BEC5", "#B0BEC5", "red", "#B0BEC5", "#B0BEC5", "#B0BEC5"]]}], "label": "Topic 41", "method": "update"}, {"args": [{"marker.color": [["#B0BEC5", "#B0BEC5", "#B0BEC5", "#B0BEC5", "#B0BEC5", "#B0BEC5", "#B0BEC5", "#B0BEC5", "#B0BEC5", "#B0BEC5", "#B0BEC5", "#B0BEC5", "#B0BEC5", "#B0BEC5", "#B0BEC5", "#B0BEC5", "#B0BEC5", "#B0BEC5", "#B0BEC5", "#B0BEC5", "#B0BEC5", "#B0BEC5", "#B0BEC5", "#B0BEC5", "#B0BEC5", "#B0BEC5", "#B0BEC5", "#B0BEC5", "#B0BEC5", "#B0BEC5", "#B0BEC5", "#B0BEC5", "#B0BEC5", "#B0BEC5", "#B0BEC5", "#B0BEC5", "#B0BEC5", "#B0BEC5", "#B0BEC5", "#B0BEC5", "#B0BEC5", "#B0BEC5", "red", "#B0BEC5", "#B0BEC5"]]}], "label": "Topic 42", "method": "update"}, {"args": [{"marker.color": [["#B0BEC5", "#B0BEC5", "#B0BEC5", "#B0BEC5", "#B0BEC5", "#B0BEC5", "#B0BEC5", "#B0BEC5", "#B0BEC5", "#B0BEC5", "#B0BEC5", "#B0BEC5", "#B0BEC5", "#B0BEC5", "#B0BEC5", "#B0BEC5", "#B0BEC5", "#B0BEC5", "#B0BEC5", "#B0BEC5", "#B0BEC5", "#B0BEC5", "#B0BEC5", "#B0BEC5", "#B0BEC5", "#B0BEC5", "#B0BEC5", "#B0BEC5", "#B0BEC5", "#B0BEC5", "#B0BEC5", "#B0BEC5", "#B0BEC5", "#B0BEC5", "#B0BEC5", "#B0BEC5", "#B0BEC5", "#B0BEC5", "#B0BEC5", "#B0BEC5", "#B0BEC5", "#B0BEC5", "#B0BEC5", "red", "#B0BEC5"]]}], "label": "Topic 43", "method": "update"}, {"args": [{"marker.color": [["#B0BEC5", "#B0BEC5", "#B0BEC5", "#B0BEC5", "#B0BEC5", "#B0BEC5", "#B0BEC5", "#B0BEC5", "#B0BEC5", "#B0BEC5", "#B0BEC5", "#B0BEC5", "#B0BEC5", "#B0BEC5", "#B0BEC5", "#B0BEC5", "#B0BEC5", "#B0BEC5", "#B0BEC5", "#B0BEC5", "#B0BEC5", "#B0BEC5", "#B0BEC5", "#B0BEC5", "#B0BEC5", "#B0BEC5", "#B0BEC5", "#B0BEC5", "#B0BEC5", "#B0BEC5", "#B0BEC5", "#B0BEC5", "#B0BEC5", "#B0BEC5", "#B0BEC5", "#B0BEC5", "#B0BEC5", "#B0BEC5", "#B0BEC5", "#B0BEC5", "#B0BEC5", "#B0BEC5", "#B0BEC5", "#B0BEC5", "red"]]}], "label": "Topic 44", "method": "update"}]}], "title": {"font": {"color": "Black", "size": 22}, "text": "<b>Intertopic Distance Map</b>", "x": 0.5, "xanchor": "center", "y": 0.95, "yanchor": "top"}, "width": 650, "xaxis": {"anchor": "y", "domain": [0, 1], "range": [-15.92, 20.5], "title": {"text": ""}, "visible": false}, "yaxis": {"anchor": "x", "domain": [0, 1], "range": [-15.74, 22.41], "title": {"text": ""}, "visible": false}}}
